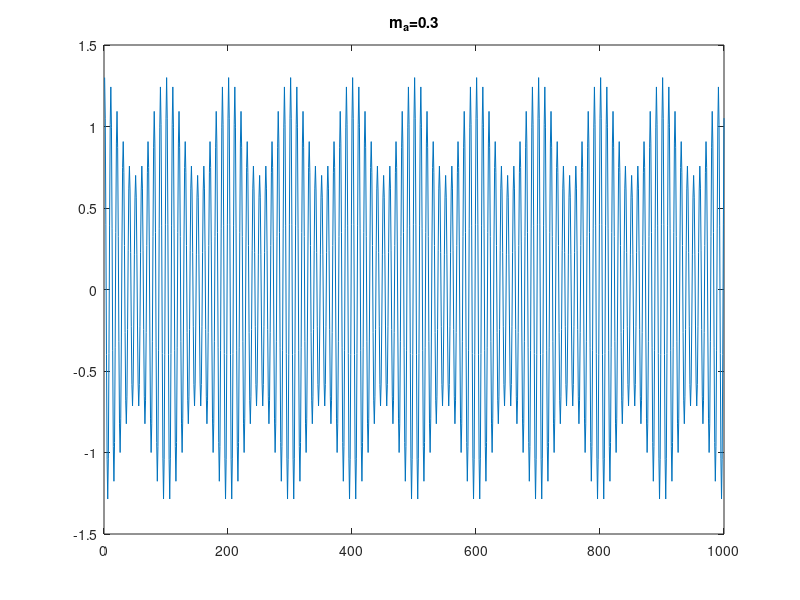

The MATLAB source for this figure: (Note: this script raises an error after producing the figure.)
%Generating AM signal
clc
clear all;
close all;
%use orthogonal modulation generate modulated siganl
%You can see the original signal v in the code.
fc=1e4;                                                 %carrier frequency
fs=1e5;                                                 %sample frequency
T=1/fs;                                                 %sample time
L=1000;                                                 %length of signal
t=(0:L-1)*T;                                            %time vector
A=1;                                                    %%Ampltitude
v=A*cos(2*pi*1000*t);                                   %modulation signal
xs=sin(2*pi*fc*t);
xc=cos(2*pi*fc*t);

%AM
m_a=0.3;                                               %modulation index,|m_a|<1
I_AM=A+m_a*v;
Q_AM=0;
y_AM=I_AM.*xc+Q_AM.*xs;
figure(1)
plot(y_AM)
title('m_a=0.3');
figure(2)
plotSpectral(y_AM,fs)

m_a=0.5;                                      
I_AM=A+m_a*v;
Q_AM=0;
y_AM=I_AM.*xc+Q_AM.*xs;
figure(3)
plot(y_AM)
title('m_a=0.5');

m_a=1;                                            
I_AM=A+m_a*v;
Q_AM=0;
y_AM=I_AM.*xc+Q_AM.*xs;
figure(4)
plot(y_AM)
title('m_a=1');